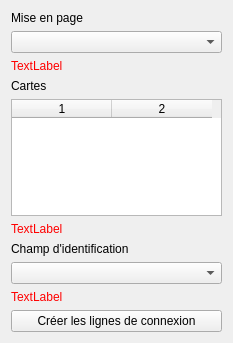
          <widget class="QWidget" name="connection_lines_creation">
           <property name="geometry">
            <rect>
             <x>0</x>
             <y>0</y>
             <width>233</width>
             <height>343</height>
            </rect>
           </property>
           <attribute name="label">
            <string>Création des lignes de connexion</string>
           </attribute>
           <layout class="QVBoxLayout" name="verticalLayout_14">
            <item>
             <widget class="QLabel" name="label_49">
              <property name="text">
               <string>Mise en page</string>
              </property>
              <property name="alignment">
               <set>Qt::AlignBottom|Qt::AlignLeading|Qt::AlignLeft</set>
              </property>
             </widget>
            </item>
            <item>
             <widget class="QComboBox" name="connection_lines_creation_layout_comboBox">
              <property name="toolTip">
               <string>Sélectionnez une mise en page dans laquelle créer les lignes de connexion</string>
              </property>
             </widget>
            </item>
            <item>
             <widget class="QLabel" name="connection_lines_creation_layout_checkLabel">
              <property name="styleSheet">
               <string notr="true">color: red;</string>
              </property>
              <property name="text">
               <string>TextLabel</string>
              </property>
             </widget>
            </item>
            <item>
             <widget class="QLabel" name="label_50">
              <property name="text">
               <string>Cartes</string>
              </property>
              <property name="alignment">
               <set>Qt::AlignBottom|Qt::AlignLeading|Qt::AlignLeft</set>
              </property>
             </widget>
            </item>
            <item>
             <widget class="QTableWidget" name="connection_lines_creation_maps_tableWidget">
              <property name="toolTip">
               <string>Sélectionnez dans la liste les cartes à connecter</string>
              </property>
              <property name="columnCount">
               <number>2</number>
              </property>
              <column/>
              <column/>
             </widget>
            </item>
            <item>
             <widget class="QLabel" name="connection_lines_creation_maps_checkLabel">
              <property name="styleSheet">
               <string notr="true">color: red;</string>
              </property>
              <property name="text">
               <string>TextLabel</string>
              </property>
             </widget>
            </item>
            <item>
             <widget class="QLabel" name="label_51">
              <property name="text">
               <string>Champ d'identification</string>
              </property>
              <property name="alignment">
               <set>Qt::AlignBottom|Qt::AlignLeading|Qt::AlignLeft</set>
              </property>
             </widget>
            </item>
            <item>
             <widget class="QComboBox" name="connection_lines_creation_id_field_comboBox">
              <property name="toolTip">
               <string>Sélectionnez le champ d'identification</string>
              </property>
             </widget>
            </item>
            <item>
             <widget class="QLabel" name="connection_lines_creation_id_field_checkLabel">
              <property name="styleSheet">
               <string notr="true">color: red;</string>
              </property>
              <property name="text">
               <string>TextLabel</string>
              </property>
             </widget>
            </item>
            <item>
             <widget class="QPushButton" name="connection_lines_creation_pushButton">
              <property name="toolTip">
               <string>Lancez la création des lignes de connexion</string>
              </property>
              <property name="text">
               <string>Créer les lignes de connexion</string>
              </property>
             </widget>
            </item>
           </layout>
          </widget>
